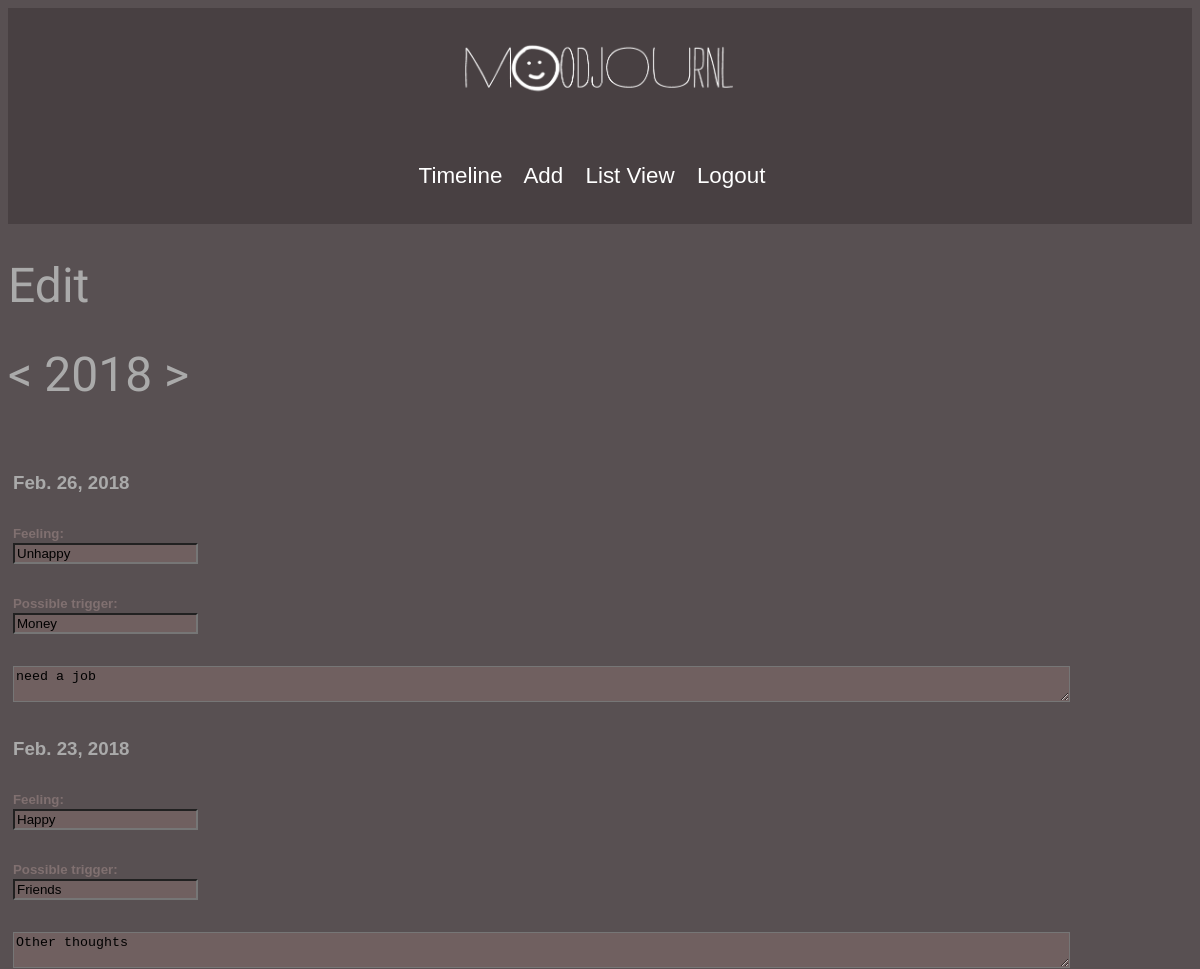
/edit/ (signed in, upper part), run on an earlier commit of the app's database.
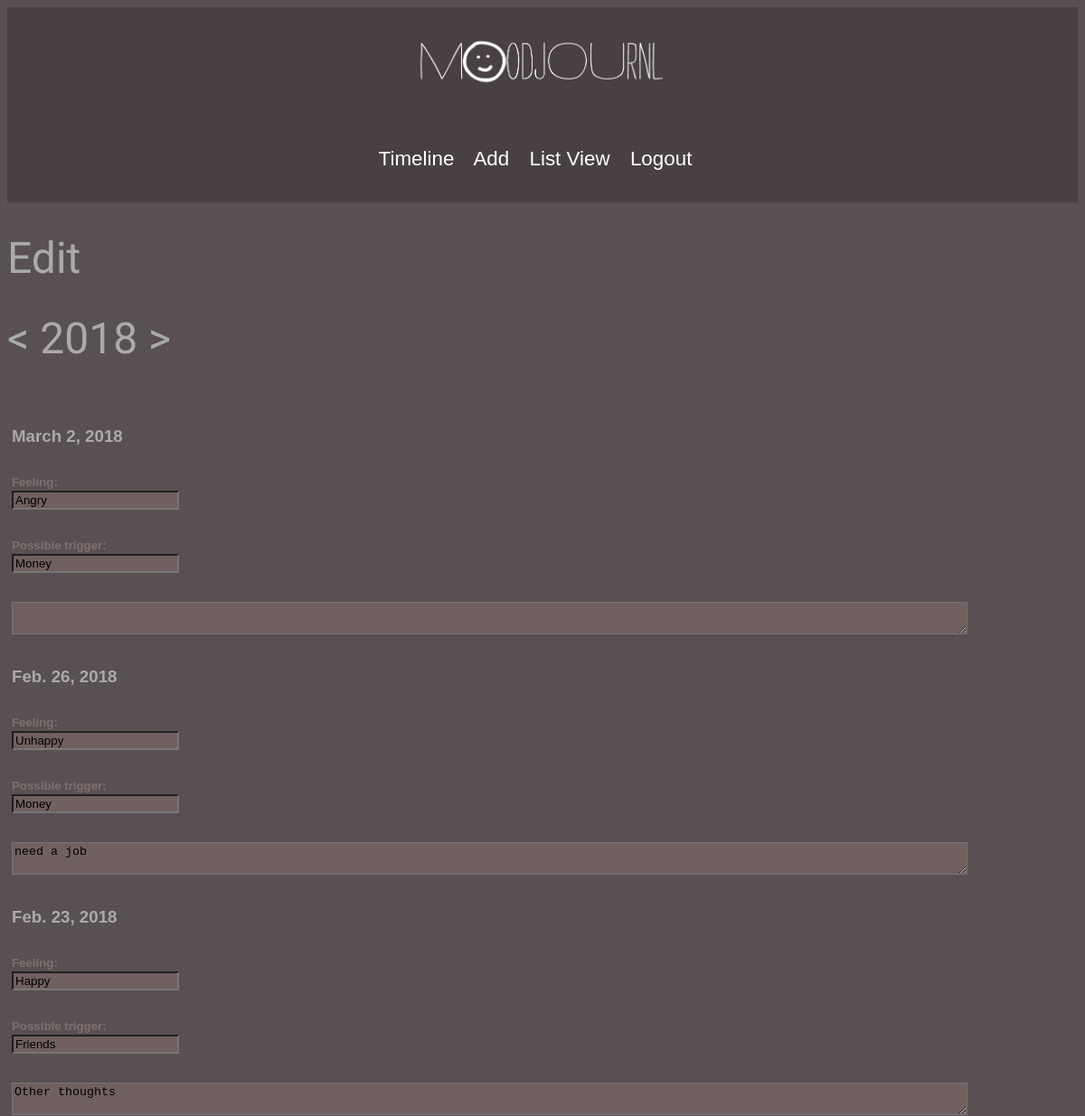
And on a later commit of the database.
### mood/models.py (models this page shows, shortened)
class Feeling(models.Model):
    feeling = models.CharField(max_length=200)
    trigger = models.CharField(max_length=100, default="")
    trigger2 = models.CharField(max_length=100, default="")
    trigger3 = models.CharField(max_length=100, default="")
    journal = models.TextField()
    date = models.BigIntegerField(default=0)
    user = models.ForeignKey(User, on_delete=models.CASCADE, blank=False, null=False)

### mood/views.py (the view)
# urls.py: path('edit/', views.edit_all, name="edit"),
def edit_all(request):
    if not request.user or not request.user.is_authenticated:
        print("not auth")
        return redirect("login")
    feeling_set = Feeling.objects.filter(user_id=request.user.id)
    feeling_arr = []
    feeling_set = sorted(feeling_set, key=lambda feel: feel.date, reverse=True)
    for f in feeling_set:
        f.date = datetime.date.fromtimestamp(f.date/1000.0)
        feeling_arr.append(f)
    return render(request, "edit_all.html", { "feeling_data": feeling_arr, "questions": questions, "triggers_ordered" : triggers_ordered, } )

### mood/templates/edit_all.html (shortened to what this page needs)
{% extends 'base.html' %}
{%block content%}
<div class="pure-g">
   <div class="pure-u-3-5">
      <h1>Edit</h1>
   </div>
   <div class="pure-u-1-5">
      <h1>&lt; 2018 &gt;</h1>
   </div>
</div>
<div class="pure-g editall-form padding-5">
   <div class="pure-u-1 pure-u-md-3-5">
      <form>
         {% for i in feeling_data %}
         <div class="clickset spacer-bottom" id="{{i.id}}">
            <div class="pure-g">
               <div class="pure-u-1 pure-u-md-1-3 spacer-top">
                  <h3>{{i.date}}</h3>
               </div>
               <div class="pure-u-1 pure-u-md-1-3 spacer-top">
                  <h5>Feeling:</h5><input type="text" value="{{i.feeling}}">
               </div>
               <div class="pure-u-1 pure-u-md-1-3 spacer-top">
                  <h5>Possible trigger:</h5><input type="text" value="{{i.trigger}}">
               </div>
            </div>
            <div class="pure-g spacer-bottom spacer-top">
               <div class="pure-u-1">
                  <textarea type="text" cols="90">{{i.journal}}</textarea>
               </div>
            </div>
         </div>
         {%endfor%}
      </form>
   </div>
</div>
{%endblock%}

What changed in the data, as far as the page shows it:
added Feeling: date "March 2, 2018", feeling "Angry", trigger "Money"
